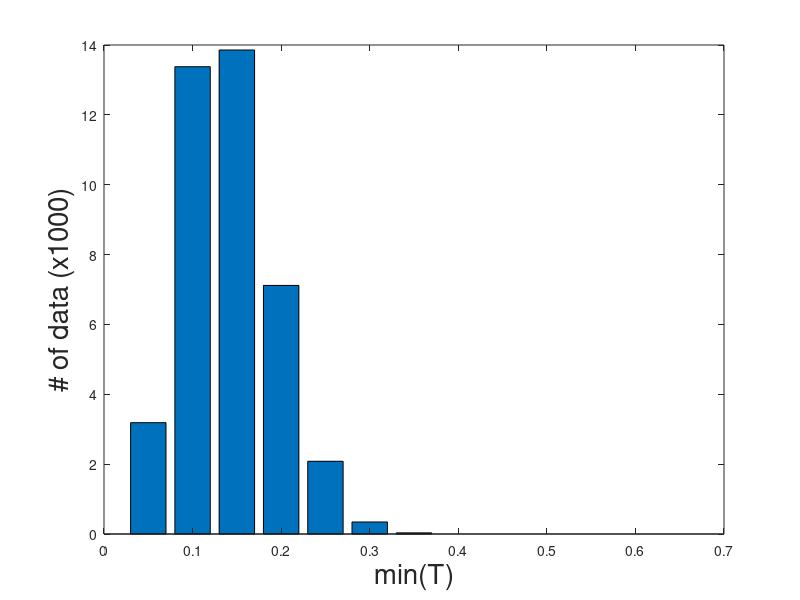

This figure's MATLAB source: (Note: this script raises an error after producing the figure.)
clear;
close all;

%%
Data_dist = csvread('Data_distribution(07_min).csv');
xr = Data_dist(1, :);
Treward = Data_dist(2, :);

%% Plot %%
% plot properties
label_Fontsize = 20;
tick_Fontsize = 15;

% reward
figure(1);
bar(xr, Treward./1000);
xlabel('min(T)', 'Fontsize', label_Fontsize);
ylabel('# of data (x1000)', 'Fontsize', label_Fontsize);
ax = gca;
ax.FontSize = tick_Fontsize;
ax.FontWeight = 'bold';